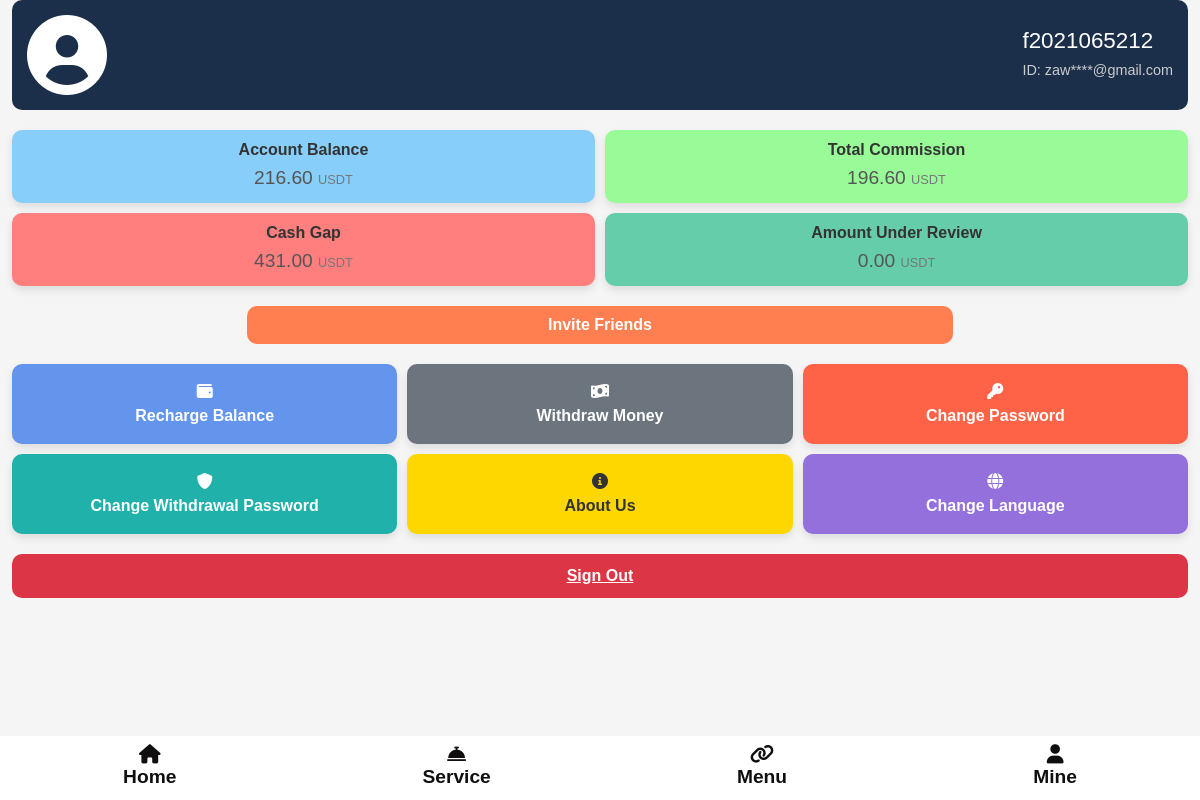
The app's page /home/mine/ (signed in) with its own data.
### accounts/models.py (models this page shows, shortened)
class User(AbstractUser):
    is_admin = models.BooleanField(default=False)
    is_employee = models.BooleanField(default=False)
    is_customer = models.BooleanField(default=False)
    invitation_code = models.CharField(max_length=100, blank=True,null=True, editable=False)

### home/models.py (models this page shows, shortened)
class AccountBalance(BaseModel):
    user = models.OneToOneField(settings.AUTH_USER_MODEL, on_delete=models.CASCADE, related_name="balance")
    account_balance = models.DecimalField(max_digits=10, decimal_places=2, default=0.00)
    today_commission = models.DecimalField(max_digits=10, decimal_places=2, default=0.00)
    total_commission = models.DecimalField(max_digits=10, decimal_places=2, default=0.00)
    total_deposit = models.DecimalField(max_digits=10, decimal_places=2, default=0.00)
    total_withdrawal = models.DecimalField(max_digits=10, decimal_places=2, default=0.00)
    last_transaction_date = models.DateField(default=timezone.now)

class GapAmount(BaseModel):
    user=models.OneToOneField(settings.AUTH_USER_MODEL,on_delete=models.CASCADE,related_name="gapamount")
    gap_amount=models.DecimalField(max_digits=10, decimal_places=2, default=0.00)

### home/views.py (the view)
# urls.py: path('mine/',mine,name='mine'),
@login_required
def mine(request):
    withdrawal = Withdraw.objects.filter(processed=False).first()
    return render(request,"profile/mine.html",{'withdrawal': withdrawal})

### accounts/templatetags/custom_filters.py (called while the page is built)
@register.filter(name='mask_email')
def mask_email(email):
    try:
        local_part, domain_part = email.split('@')
        masked_local_part = local_part[:3] + '****'
        return f"{masked_local_part}@{domain_part}"
    except Exception:
        return email

### templates/profile/mine.html (shortened to what this page needs)
{% load custom_filters %}
<!DOCTYPE html>
<html lang="en">
<head>
    <link href="https://cdn.jsdelivr.net/npm/bootstrap@5.3.0/dist/css/bootstrap.min.css" rel="stylesheet">
    <link rel="stylesheet" href="https://cdnjs.cloudflare.com/ajax/libs/font-awesome/6.0.0-beta3/css/all.min.css">
</head>
<body>
<div class="container-fluid">
    <div class="profile-header">
        {% if request.user.profile.profile_image %}
                <img src="{{ request.user.profile.profile_image.url }}" alt="Profile Picture" class="profile-pic rounded-circle">
            {% else %}
            <i class="fas fa-user-circle fa-5x mr-3"></i>
                      {% endif %}
        <div>
            <h2>{{ request.user.username }}</h2>
            <p>ID: {{request.user.email|mask_email }}</p>
        </div>
    </div>
    <div class="balance-grid">
        <div class="balance-card" style="background-color: #87cefa;">
            <h4>Account Balance</h4>
            <p class="balance-amount">{{ request.user.balance.account_balance }} <span class="balance-currency">USDT</span></p>
        </div>
        <div class="balance-card" style="background-color: #98fb98;">
            <h4>Total Commission</h4>
            <p class="balance-amount">{{ request.user.balance.total_commission }} <span class="balance-currency">USDT</span></p>
        </div>
        <div class="balance-card" style="background-color: #ff7f7f;">
            <h4>Cash Gap</h4>
            <p class="balance-amount">{{ request.user.gapamount.gap_amount }} <span class="balance-currency">USDT</span></p>
        </div>
        <div class="balance-card" style="background-color: #66cdaa;">
            <h4>Amount Under Review</h4>
            <p class="balance-amount">
                {% if withdrawal %}
                    {{ withdrawal.amount }} <span class="balance-currency">USDT</span>
                {% else %}
                    0.00 <span class="balance-currency">USDT</span>
                {% endif %}
            </p>
        </div>
    </div>
    <div class="actions">
        <button class="btn" onclick="copyCode()" >Invite Friends</button>
    </div>
    <div class="button-grid">
        <a href="{% url 'deposite' %}" class="btn btn-1"><i class="fas fa-wallet"></i><br>Recharge Balance</a>
        <a href="{% url 'withdraw' %}" class="btn btn-2 bg-secondary"><i class="fas fa-money-bill-wave"></i><br>Withdraw Money</a>
        <a href="{% url 'change_account_password' %}" class="btn btn-3"><i class="fas fa-key"></i><br>Change Password</a>
        <a href="{% url 'change_payment_password' %}" class="btn btn-4"><i class="fas fa-shield-alt"></i><br>Change Withdrawal Password</a>
        <a href="{% url 'about_us' %}" class="btn btn-5"><i class="fas fa-info-circle"></i><br>About Us</a>
        <a href="#" class="btn btn-6"><i class="fas fa-globe"></i><br>Change Language</a>
    </div>
    <a href="{% url 'logout' %}" class="signout-btn">Sign Out</a href="{% url 'logout' %}">
</div>
<div class="footer">
    <nav class="nav justify-content-around">
        <a class="nav-link" href="{% url 'home' %}"><i class="fas fa-home"></i>Home</a>
        <a class="nav-link" href="{% url 'service' %}"><i class="fas fa-concierge-bell"></i>Service</a>
        <a class="nav-link" href="{% url 'menu' %}"><i class="fas fa-link"></i>Menu</a>
        <a class="nav-link" href="{% url 'mine' %}"><i class="fas fa-user"></i>Mine</a>
    </nav>
</div>
</body>
</html>

### templates/profile/mine.html (style rules this page uses)
body, html { height: 100%; margin: 0; font-family: Arial, sans-serif; background-color: #f5f5f5; overflow-x: hidden; }
.container-fluid { padding-bottom: 100px; }
.profile-header { background-color: #1b2f4a; color: white; padding: 15px; border-radius: 10px; margin-bottom: 20px; display: flex; align-items: center; justify-content: space-between; }
.profile-header h2 { margin: 0; font-size: 1.4rem; }
.profile-header p { margin: 5px 0 0 0; font-size: 0.9rem; color: #ccc; }
.balance-grid { display: grid; grid-template-columns: repeat(2, 1fr); gap: 10px; margin-bottom: 20px; }
.balance-card { background-color: #ffffff; border-radius: 10px; padding: 10px; text-align: center; box-shadow: 0 4px 8px rgba(0,0,0,0.1); transition: transform 0.2s, box-shadow 0.2s; font-size: 0.9rem; }
.balance-card h4 { font-weight: bold; margin-bottom: 5px; font-size: 1rem; color: #333; }
.balance-card .balance-amount { font-size: 1.2rem; margin-bottom: 0; color: #555; }
.balance-card .balance-currency { font-size: 0.8rem; color: #777; }
.actions { text-align: center; margin-bottom: 20px; }
.actions .btn { width: 60%; margin: 0 auto; border-radius: 10px; font-weight: bold; background-color: #ff7f50; color: #fff; }
.button-grid { display: grid; grid-template-columns: repeat(3, 1fr); gap: 10px; margin-bottom: 20px; }
.button-grid .btn { padding: 15px; font-size: 1rem; border-radius: 10px; text-align: center; font-weight: bold; box-shadow: 0 4px 8px rgba(0,0,0,0.1); }
.btn-1 { background-color: #6495ed; color: white; }
.btn-2 { background-color: #32cd32; color: white; }
.btn-3 { background-color: #ff6347; color: white; }
.btn-4 { background-color: #20b2aa; color: white; }
.btn-5 { background-color: #ffd700; color: #333; }
.btn-6 { background-color: #9370db; color: white; }
.signout-btn { width: 100%; border-radius: 10px; font-weight: bold; margin: 20px 0; display: block; background-color: #dc3545; color: white; text-align: center; padding: 10px; font-size: 1rem; }
.footer { background-color: #ffffff; color: rgb(236, 227, 227); text-align: center; padding: 0px 0; position: fixed; bottom: 0; width: 100%; }
.footer .nav-link { color: rgb(16, 14, 14); font-weight: bold; font-size: 1.2em; }
.footer .nav-link i { display: block; font-size: 1em; margin-bottom: 0px; }

### records on screen
User: user.username "f2021065212", user.email|mask_email "zaw****@gmail.com", user.balance.account_balance "216.60", user.balance.total_commission "196.60", user.gapamount.gap_amount "431.00"
